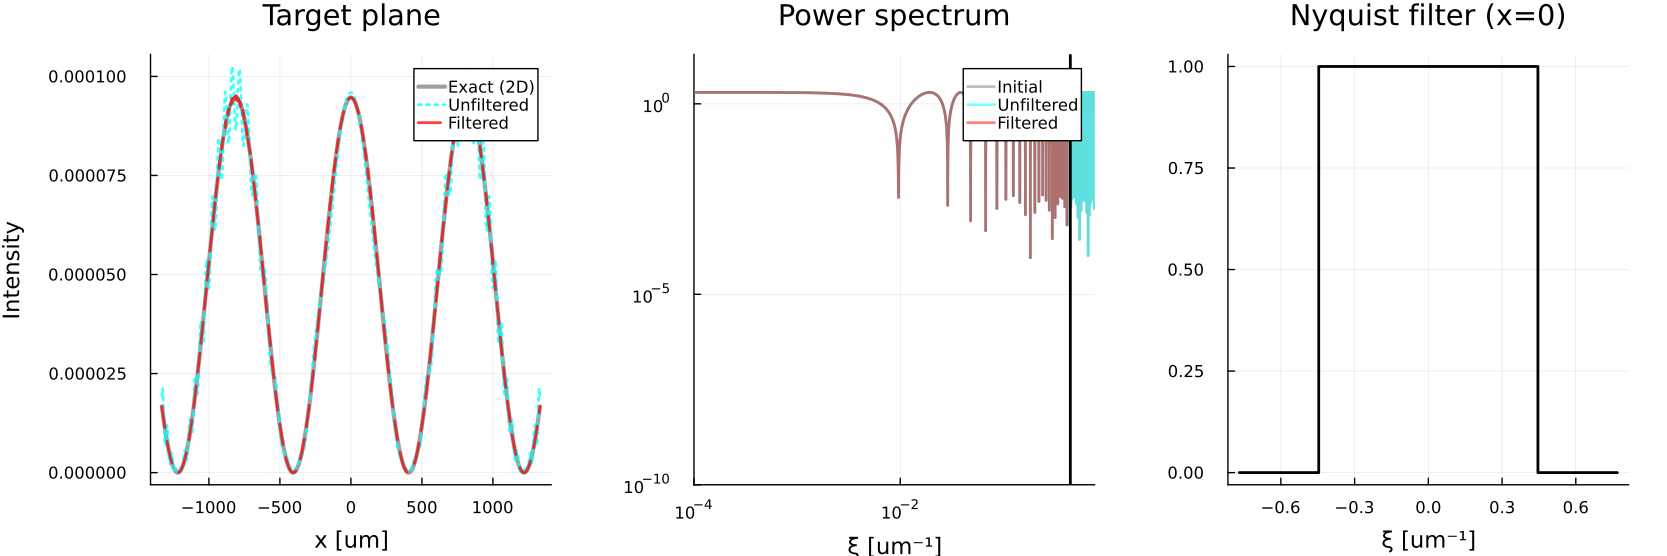

Here is the Julia script that generated this plot:
import Pkg
Pkg.activate(joinpath(@__DIR__, "../src/Waveq"))

# Prevent a window from flickering open during script execution
ENV["GKSwstype"] = "100"

using Plots
using LinearAlgebra
using SpecialFunctions
include("../src/Waveq/src/Waveq.jl")
using .Waveq
using .Waveq: Plane, Wavefront, FromField, nyquist_wavenum_res, propagate_parallel

wv = 0.650 # 650 nm in um
L = 4096 * wv
dx_ = 2.0 * wv
nx = round(Int, L / dx_)
nx = iseven(nx) ? nx + 1 : nx

pl1 = Plane([0.0, 0.0, 0.0]; span=(L, 1.0), num_nodes=(nx, 1))

x_ = range(-L/2, L/2, length=nx)
u0 = zeros(ComplexF64, 1, nx)

idx1 = argmin(abs.(x_ .- (-L/100)))
idx2 = argmin(abs.(x_ .- (L/100)))
u0[1, idx1] = 1.0 / dx_
u0[1, idx2] = 1.0 / dx_

# Nyquist resolutions
z_dist = 1e5 * wv
dxi, deta = nyquist_wavenum_res(wv, [x_[1], x_[end]], [0.0], [z_dist], dx_, 1.0)
dxi *= 6.75
# we use 1D, so deta is not strictly constrained, we can just use 1.0 for it.
wf = Wavefront(FromField(), pl1, u0, dxi, 1.0)

pl2 = Plane([0.0, 0.0, z_dist]; span=(L, 1.0), num_nodes=(nx, 1))

u_exact = zeros(ComplexF64, nx)
k = 2π / wv
for i in 1:nx
    x = x_[i]

    R1 = sqrt((x - x_[idx1])^2 + z_dist^2)
    # 2D Rayleigh-Sommerfeld kernel (line source)
    u1 = (im * k * z_dist / (2 * R1)) * hankelh1(1, k * R1)

    R2 = sqrt((x - x_[idx2])^2 + z_dist^2)
    u2 = (im * k * z_dist / (2 * R2)) * hankelh1(1, k * R2)

    u_exact[i] = u1 + u2
end

u_num_filtered = propagate_parallel(wf, wv, pl2; band_limited=true)
u_num_unfiltered = propagate_parallel(wf, wv, pl2; band_limited=false)

I_exact = abs2.(u_exact)
I_filtered = abs2.(vec(u_num_filtered))
I_unfiltered = abs2.(vec(u_num_unfiltered))

# Subplot 1: Source plane (Intensity)
p1 = plot(x_, I_exact, label="Exact (2D)", c=:gray, alpha=0.75, lw=3, title="Target plane")
plot!(p1, x_, I_unfiltered, label="Unfiltered", c=:cyan, alpha=0.75, ls=:dot, lw=2)
plot!(p1, x_, I_filtered, label="Filtered", c=:red, alpha=0.75, ls=:dash, lw=2)
xlabel!(p1, "x [um]")
ylabel!(p1, "Intensity")

# Calculate spectra for plotting
nxi = length(wf.xi)
K = zeros(ComplexF64, 1, nxi)
lam_inv2 = 1.0 / wv^2
nyquist_mask_x0 = zeros(Bool, nxi)
U2_filtered = copy(wf.U)

max_x = maximum(abs.(x_))
for p in 1:nxi
    xi_p = wf.xi[p]
    rad2 = xi_p^2
    if lam_inv2 > rad2
        K[1, p] = 2π * sqrt(lam_inv2 - rad2)
        grad_k_xi = -2π * xi_p / sqrt(lam_inv2 - rad2)

        # Mask at x=0
        if (grad_k_xi * z_dist * wf.dxi)^2 <= π^2
            nyquist_mask_x0[p] = true
        end

        # Mask at all x (as in propagate_parallel)
        val_xi_1 = 2π * max_x + grad_k_xi * z_dist
        val_xi_2 = -2π * max_x + grad_k_xi * z_dist
        max_grad_phi_xi2 = max(val_xi_1^2, val_xi_2^2)

        if (max_grad_phi_xi2 * wf.dxi^2) > π^2
            U2_filtered[1, p] = 0.0
        end
    else
        K[1, p] = 2π * im * sqrt(rad2 - lam_inv2)
        U2_filtered[1, p] = 0.0
    end
end

U2_unfiltered = wf.U .* cis.(K .* z_dist)
U2_filtered .*= cis.(K .* z_dist)

# Subplot 2: Power spectrum
# using line plots instead of scatter for smaller PDF size
p2 = plot(wf.xi, abs.(vec(wf.U)), c=:gray, alpha=0.5, lw=2, label="Initial", title="Power spectrum")
plot!(p2, wf.xi, abs.(vec(U2_unfiltered)), c=:cyan, alpha=0.5, lw=2, label="Unfiltered")
plot!(p2, wf.xi, abs.(vec(U2_filtered)), c=:red, alpha=0.5, lw=2, label="Filtered")
xlabel!(p2, "ξ [um⁻¹]")
plot!(p2, xscale=:log10, yscale=:log10, ylims=(1e-10, maximum(abs.(wf.U))*10), xlims=(1e-4, maximum(wf.xi)))

valid_xi = wf.xi[nyquist_mask_x0]
if !isempty(valid_xi)
    vline!(p2, [maximum(valid_xi)], c=:black, lw=2, label="")
end

# Subplot 3: Nyquist filter (x=0)
p3 = plot(wf.xi, nyquist_mask_x0, title="Nyquist filter (x=0)", label="", color=:black, lw=2)
xlabel!(p3, "ξ [um⁻¹]")

fig = plot(p1, p2, p3, layout=(1, 3), size=(1200, 400), margin=5Plots.mm)

savefig(fig, joinpath(@__DIR__, "point_sources.pdf"))
